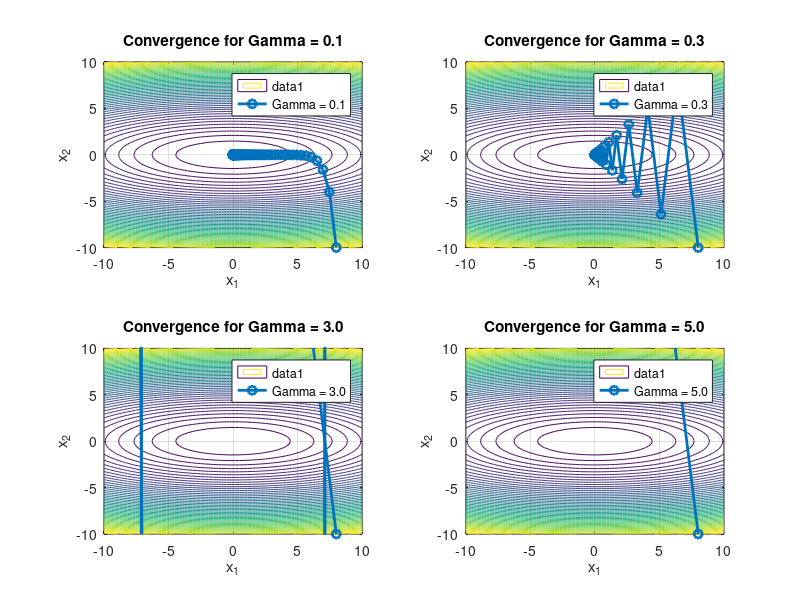

MATLAB code for this plot: (Note: this script raises an error after producing the figure.)
% Define the function, gradient
f = @(x1, x2) (1/3)*x1.^2 + 3*x2.^2;
grad_f = @(x1, x2) [(2/3)*x1; 6*x2];

% Parameters
tol = 0.001; % Convergence tolerance
max_iter = 150; % Maximum iterations
initial_point = [8; -10]; % Example initial point
gammas = [0.1, 0.3, 3, 5]; % Different gamma values for testing

% Results storage
results_all = cell(length(gammas), 1);

% Define the grid for contour plots
x_range = linspace(-10, 10, 100);
y_range = linspace(-10, 10, 100);
[X, Y] = meshgrid(x_range, y_range);
Z = f(X, Y);

% Iterate for each gamma
for g = 1:length(gammas)
    gamma = gammas(g);
    xk = initial_point; % Starting point
    iter = 0; % Iteration counter
    results = [xk', f(xk(1), xk(2))]; % Store initial point and function value
    
    % Steepest Descent Loop
    while iter < max_iter
        % Compute gradient
        grad = grad_f(xk(1), xk(2));
        
        % Check stopping criterion
        if norm(grad) < tol
            break;
        end
        
        % Update xk
        xk = xk - gamma * grad;
        
        % Store results
        iter = iter + 1;
        results = [results; xk', f(xk(1), xk(2))];
    end
    
    % Save results
    results_all{g} = results;
end

% Plot convergence and isocontours for each gamma in a subplot
figure;
for g = 1:length(gammas)
    results = results_all{g};
    
    % Create a subplot for each gamma
    subplot(ceil(length(gammas)/2), 2, g); % Arrange subplots in 2 columns
    
    % Plot the contour of the function
    contour(X, Y, Z, 50); % 50 contour levels
    hold on;
    
    % Overlay the optimization trajectory
    plot(results(:, 1), results(:, 2), 'o-', 'LineWidth', 2, 'DisplayName', sprintf('Gamma = %.1f', gammas(g)));
    xlabel('x_1');
    ylabel('x_2');
    title(sprintf('Convergence for Gamma = %.1f', gammas(g)));
    legend('show');
    grid on;
end
sgtitle('Convergence of Steepest Descent with Isocontours'); % Overall title
% Display results
for g = 1:length(gammas)
    fprintf('Gamma: %.1f\n', gammas(g));
    final_result = results_all{g}(end, :);
    fprintf('  Final Point: x1 = %.6f, x2 = %.6f\n', final_result(1), final_result(2));
    fprintf('  Function Value: f(x) = %.6f\n', final_result(3));
    fprintf('  Iterations: %d\n', size(results_all{g}, 1) - 1);
end

% Plot convergence for each gamma in a subplot
figure;
for g = 1:length(gammas)
    results = results_all{g};
    iterations = 1:size(results, 1);
    
    % Create a subplot for each gamma
    subplot(ceil(length(gammas)/2), 2, g); % Arrange subplots in 2 columns
    plot(iterations, results(:, 3), 'o-', 'LineWidth', 2);
    xlabel('Iteration');
    ylabel('f(x)');
    title(sprintf('Convergence for Gamma = %.1f', gammas(g)));
    grid on;
end
sgtitle('Convergence of Steepest Descent for Different Gamma'); 